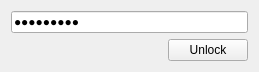
<?xml version="1.0" encoding="UTF-8"?>
<ui version="4.0">
 <class>Unlock</class>
 <widget class="QWidget" name="Unlock">
  <property name="geometry">
   <rect>
    <x>0</x>
    <y>0</y>
    <width>259</width>
    <height>69</height>
   </rect>
  </property>
  <property name="windowTitle">
   <string>Form</string>
  </property>
  <layout class="QGridLayout" name="gridLayout">
   <item row="0" column="0" colspan="2">
    <widget class="QLineEdit" name="txtPasswordUnlock">
     <property name="sizePolicy">
      <sizepolicy hsizetype="Expanding" vsizetype="Minimum">
       <horstretch>0</horstretch>
       <verstretch>0</verstretch>
      </sizepolicy>
     </property>
     <property name="text">
      <string>Santiago1</string>
     </property>
     <property name="echoMode">
      <enum>QLineEdit::Password</enum>
     </property>
     <property name="placeholderText">
      <string>Password...</string>
     </property>
    </widget>
   </item>
   <item row="1" column="0">
    <spacer name="horizontalSpacer">
     <property name="orientation">
      <enum>Qt::Horizontal</enum>
     </property>
     <property name="sizeHint" stdset="0">
      <size>
       <width>157</width>
       <height>20</height>
      </size>
     </property>
    </spacer>
   </item>
   <item row="1" column="1">
    <widget class="QPushButton" name="pbUnlock">
     <property name="sizePolicy">
      <sizepolicy hsizetype="Minimum" vsizetype="Minimum">
       <horstretch>0</horstretch>
       <verstretch>0</verstretch>
      </sizepolicy>
     </property>
     <property name="text">
      <string>Unlock</string>
     </property>
    </widget>
   </item>
  </layout>
 </widget>
 <resources/>
 <connections/>
</ui>
